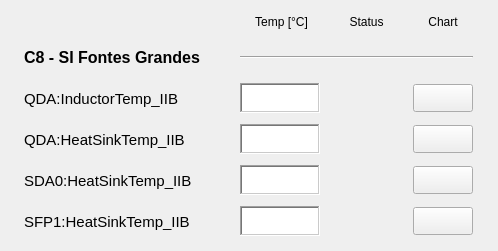
   <widget class="QWidget" name="scrollAreaWidgetContents_23">
    <property name="geometry">
     <rect>
      <x>0</x>
      <y>0</y>
      <width>498</width>
      <height>251</height>
     </rect>
    </property>
    <widget class="QWidget" name="layoutWidget_7">
     <property name="geometry">
      <rect>
       <x>9</x>
       <y>10</y>
       <width>481</width>
       <height>231</height>
      </rect>
     </property>
     <layout class="QGridLayout" name="gridLayout_9">
      <item row="0" column="1">
       <widget class="PyDMLabel" name="PyDMLabel_59">
        <property name="minimumSize">
         <size>
          <width>0</width>
          <height>24</height>
         </size>
        </property>
        <property name="maximumSize">
         <size>
          <width>16777215</width>
          <height>24</height>
         </size>
        </property>
        <property name="toolTip">
         <string/>
        </property>
        <property name="text">
         <string> Temp [°C]</string>
        </property>
        <property name="alignment">
         <set>Qt::AlignCenter</set>
        </property>
       </widget>
      </item>
      <item row="0" column="2">
       <widget class="PyDMLabel" name="PyDMLabel_73">
        <property name="toolTip">
         <string/>
        </property>
        <property name="text">
         <string>Status</string>
        </property>
        <property name="alignment">
         <set>Qt::AlignCenter</set>
        </property>
       </widget>
      </item>
      <item row="0" column="3">
       <widget class="PyDMLabel" name="PyDMLabel_135">
        <property name="toolTip">
         <string/>
        </property>
        <property name="text">
         <string>Chart</string>
        </property>
        <property name="alignment">
         <set>Qt::AlignCenter</set>
        </property>
       </widget>
      </item>
      <item row="1" column="0">
       <widget class="PyDMLabel" name="PyDMLabel_136">
        <property name="minimumSize">
         <size>
          <width>195</width>
          <height>35</height>
         </size>
        </property>
        <property name="maximumSize">
         <size>
          <width>160</width>
          <height>16777215</height>
         </size>
        </property>
        <property name="font">
         <font>
          <pointsize>12</pointsize>
          <weight>75</weight>
          <bold>true</bold>
         </font>
        </property>
        <property name="toolTip">
         <string/>
        </property>
        <property name="text">
         <string>C8 - SI Fontes Grandes</string>
        </property>
       </widget>
      </item>
      <item row="1" column="1" colspan="3">
       <widget class="Line" name="line_16">
        <property name="sizeIncrement">
         <size>
          <width>0</width>
          <height>0</height>
         </size>
        </property>
        <property name="baseSize">
         <size>
          <width>0</width>
          <height>0</height>
         </size>
        </property>
        <property name="autoFillBackground">
         <bool>false</bool>
        </property>
        <property name="frameShadow">
         <enum>QFrame::Sunken</enum>
        </property>
        <property name="lineWidth">
         <number>1</number>
        </property>
        <property name="midLineWidth">
         <number>0</number>
        </property>
        <property name="orientation">
         <enum>Qt::Horizontal</enum>
        </property>
       </widget>
      </item>
      <item row="2" column="1">
       <widget class="PyDMLabel" name="PyDMLabel_80">
        <property name="enabled">
         <bool>true</bool>
        </property>
        <property name="minimumSize">
         <size>
          <width>80</width>
          <height>30</height>
         </size>
        </property>
        <property name="maximumSize">
         <size>
          <width>80</width>
          <height>30</height>
         </size>
        </property>
        <property name="toolTip">
         <string/>
        </property>
        <property name="accessibleDescription">
         <string/>
        </property>
        <property name="layoutDirection">
         <enum>Qt::LeftToRight</enum>
        </property>
        <property name="autoFillBackground">
         <bool>false</bool>
        </property>
        <property name="styleSheet">
         <string notr="true">background-color: qlineargradient(spread:pad, x1:0, y1:0, x2:1, y2:1, stop:0 rgba(255, 255, 255, 255), stop:1 rgba(255, 255, 255, 255));</string>
        </property>
        <property name="frameShape">
         <enum>QFrame::WinPanel</enum>
        </property>
        <property name="frameShadow">
         <enum>QFrame::Sunken</enum>
        </property>
        <property name="alignment">
         <set>Qt::AlignRight|Qt::AlignTrailing|Qt::AlignVCenter</set>
        </property>
        <property name="channel" stdset="0">
         <string>SI-Fam:PS-QDA:InductorTemperatureIIB-Mon</string>
        </property>
       </widget>
      </item>
      <item row="2" column="2">
       <widget class="QLed" name="ledqdainductor">
        <property name="enabled">
         <bool>true</bool>
        </property>
        <property name="sizePolicy">
         <sizepolicy hsizetype="Maximum" vsizetype="Maximum">
          <horstretch>0</horstretch>
          <verstretch>0</verstretch>
         </sizepolicy>
        </property>
        <property name="minimumSize">
         <size>
          <width>51</width>
          <height>35</height>
         </size>
        </property>
        <property name="maximumSize">
         <size>
          <width>51</width>
          <height>35</height>
         </size>
        </property>
        <property name="toolTip">
         <string/>
        </property>
        <property name="state">
         <bool>false</bool>
        </property>
        <property name="onColor">
         <color>
          <red>0</red>
          <green>140</green>
          <blue>0</blue>
         </color>
        </property>
        <property name="shape">
         <enum>QLed::Circle</enum>
        </property>
       </widget>
      </item>
      <item row="2" column="3">
       <widget class="PyDMPushButton" name="PyDMPushButton_69">
        <property name="minimumSize">
         <size>
          <width>60</width>
          <height>28</height>
         </size>
        </property>
        <property name="maximumSize">
         <size>
          <width>60</width>
          <height>28</height>
         </size>
        </property>
        <property name="toolTip">
         <string/>
        </property>
       </widget>
      </item>
      <item row="3" column="1">
       <widget class="PyDMLabel" name="PyDMLabel_137">
        <property name="enabled">
         <bool>true</bool>
        </property>
        <property name="minimumSize">
         <size>
          <width>80</width>
          <height>30</height>
         </size>
        </property>
        <property name="maximumSize">
         <size>
          <width>80</width>
          <height>30</height>
         </size>
        </property>
        <property name="toolTip">
         <string/>
        </property>
        <property name="accessibleDescription">
         <string/>
        </property>
        <property name="layoutDirection">
         <enum>Qt::LeftToRight</enum>
        </property>
        <property name="autoFillBackground">
         <bool>false</bool>
        </property>
        <property name="styleSheet">
         <string notr="true">background-color: qlineargradient(spread:pad, x1:0, y1:0, x2:1, y2:1, stop:0 rgba(255, 255, 255, 255), stop:1 rgba(255, 255, 255, 255));</string>
        </property>
        <property name="frameShape">
         <enum>QFrame::WinPanel</enum>
        </property>
        <property name="frameShadow">
         <enum>QFrame::Sunken</enum>
        </property>
        <property name="alignment">
         <set>Qt::AlignRight|Qt::AlignTrailing|Qt::AlignVCenter</set>
        </property>
        <property name="channel" stdset="0">
         <string>SI-Fam:PS-QDA:HeatSinkTemperatureIIB-Mon</string>
        </property>
       </widget>
      </item>
      <item row="3" column="2">
       <widget class="QLed" name="ledqdaheatsink">
        <property name="sizePolicy">
         <sizepolicy hsizetype="Maximum" vsizetype="Maximum">
          <horstretch>0</horstretch>
          <verstretch>0</verstretch>
         </sizepolicy>
        </property>
        <property name="minimumSize">
         <size>
          <width>51</width>
          <height>35</height>
         </size>
        </property>
        <property name="maximumSize">
         <size>
          <width>51</width>
          <height>35</height>
         </size>
        </property>
        <property name="toolTip">
         <string/>
        </property>
        <property name="state">
         <bool>false</bool>
        </property>
        <property name="onColor">
         <color>
          <red>0</red>
          <green>140</green>
          <blue>0</blue>
         </color>
        </property>
        <property name="shape">
         <enum>QLed::Circle</enum>
        </property>
       </widget>
      </item>
      <item row="3" column="3">
       <widget class="PyDMPushButton" name="PyDMPushButton_70">
        <property name="minimumSize">
         <size>
          <width>60</width>
          <height>28</height>
         </size>
        </property>
        <property name="maximumSize">
         <size>
          <width>60</width>
          <height>28</height>
         </size>
        </property>
        <property name="toolTip">
         <string/>
        </property>
       </widget>
      </item>
      <item row="4" column="1">
       <widget class="PyDMLabel" name="PyDMLabel_138">
        <property name="enabled">
         <bool>true</bool>
        </property>
        <property name="minimumSize">
         <size>
          <width>80</width>
          <height>30</height>
         </size>
        </property>
        <property name="maximumSize">
         <size>
          <width>80</width>
          <height>30</height>
         </size>
        </property>
        <property name="toolTip">
         <string/>
        </property>
        <property name="accessibleDescription">
         <string/>
        </property>
        <property name="layoutDirection">
         <enum>Qt::LeftToRight</enum>
        </property>
        <property name="autoFillBackground">
         <bool>false</bool>
        </property>
        <property name="styleSheet">
         <string notr="true">background-color: qlineargradient(spread:pad, x1:0, y1:0, x2:1, y2:1, stop:0 rgba(255, 255, 255, 255), stop:1 rgba(255, 255, 255, 255));</string>
        </property>
        <property name="frameShape">
         <enum>QFrame::WinPanel</enum>
        </property>
        <property name="frameShadow">
         <enum>QFrame::Sunken</enum>
        </property>
        <property name="alignment">
         <set>Qt::AlignRight|Qt::AlignTrailing|Qt::AlignVCenter</set>
        </property>
        <property name="channel" stdset="0">
         <string>SI-Fam:PS-SDA0:HeatSinkTemperatureIIB-Mon</string>
        </property>
       </widget>
      </item>
      <item row="4" column="2">
       <widget class="QLed" name="ledsda0heatsink">
        <property name="sizePolicy">
         <sizepolicy hsizetype="Maximum" vsizetype="Maximum">
          <horstretch>0</horstretch>
          <verstretch>0</verstretch>
         </sizepolicy>
        </property>
        <property name="minimumSize">
         <size>
          <width>51</width>
          <height>35</height>
         </size>
        </property>
        <property name="maximumSize">
         <size>
          <width>51</width>
          <height>35</height>
         </size>
        </property>
        <property name="toolTip">
         <string/>
        </property>
        <property name="state">
         <bool>false</bool>
        </property>
        <property name="onColor">
         <color>
          <red>0</red>
          <green>140</green>
          <blue>0</blue>
         </color>
        </property>
        <property name="shape">
         <enum>QLed::Circle</enum>
        </property>
       </widget>
      </item>
      <item row="4" column="3">
       <widget class="PyDMPushButton" name="PyDMPushButton_71">
        <property name="minimumSize">
         <size>
          <width>60</width>
          <height>28</height>
         </size>
        </property>
        <property name="maximumSize">
         <size>
          <width>60</width>
          <height>28</height>
         </size>
        </property>
        <property name="toolTip">
         <string/>
        </property>
       </widget>
      </item>
      <item row="5" column="1">
       <widget class="PyDMLabel" name="PyDMLabel_81">
        <property name="enabled">
         <bool>true</bool>
        </property>
        <property name="minimumSize">
         <size>
          <width>80</width>
          <height>30</height>
         </size>
        </property>
        <property name="maximumSize">
         <size>
          <width>80</width>
          <height>30</height>
         </size>
        </property>
        <property name="toolTip">
         <string/>
        </property>
        <property name="accessibleDescription">
         <string/>
        </property>
        <property name="layoutDirection">
         <enum>Qt::LeftToRight</enum>
        </property>
        <property name="autoFillBackground">
         <bool>false</bool>
        </property>
        <property name="styleSheet">
         <string notr="true">background-color: qlineargradient(spread:pad, x1:0, y1:0, x2:1, y2:1, stop:0 rgba(255, 255, 255, 255), stop:1 rgba(255, 255, 255, 255));</string>
        </property>
        <property name="frameShape">
         <enum>QFrame::WinPanel</enum>
        </property>
        <property name="frameShadow">
         <enum>QFrame::Sunken</enum>
        </property>
        <property name="alignment">
         <set>Qt::AlignRight|Qt::AlignTrailing|Qt::AlignVCenter</set>
        </property>
        <property name="channel" stdset="0">
         <string>SI-Fam:PS-SFP1:HeatSinkTemperatureIIB-Mon</string>
        </property>
       </widget>
      </item>
      <item row="5" column="2">
       <widget class="QLed" name="ledsfp1heatsink">
        <property name="enabled">
         <bool>true</bool>
        </property>
        <property name="sizePolicy">
         <sizepolicy hsizetype="Maximum" vsizetype="Maximum">
          <horstretch>0</horstretch>
          <verstretch>0</verstretch>
         </sizepolicy>
        </property>
        <property name="minimumSize">
         <size>
          <width>51</width>
          <height>35</height>
         </size>
        </property>
        <property name="maximumSize">
         <size>
          <width>51</width>
          <height>35</height>
         </size>
        </property>
        <property name="toolTip">
         <string/>
        </property>
        <property name="state">
         <bool>false</bool>
        </property>
        <property name="onColor">
         <color>
          <red>0</red>
          <green>140</green>
          <blue>0</blue>
         </color>
        </property>
        <property name="shape">
         <enum>QLed::Circle</enum>
        </property>
       </widget>
      </item>
      <item row="5" column="3">
       <widget class="PyDMPushButton" name="PyDMPushButton_72">
        <property name="minimumSize">
         <size>
          <width>60</width>
          <height>28</height>
         </size>
        </property>
        <property name="maximumSize">
         <size>
          <width>60</width>
          <height>28</height>
         </size>
        </property>
        <property name="toolTip">
         <string/>
        </property>
       </widget>
      </item>
      <item row="3" column="0">
       <widget class="PyDMLabel" name="PyDMLabel_139">
        <property name="minimumSize">
         <size>
          <width>195</width>
          <height>35</height>
         </size>
        </property>
        <property name="maximumSize">
         <size>
          <width>172</width>
          <height>16777215</height>
         </size>
        </property>
        <property name="font">
         <font>
          <pointsize>11</pointsize>
         </font>
        </property>
        <property name="toolTip">
         <string/>
        </property>
        <property name="text">
         <string>QDA:HeatSinkTemp_IIB</string>
        </property>
       </widget>
      </item>
      <item row="2" column="0">
       <widget class="PyDMLabel" name="PyDMLabel_82">
        <property name="minimumSize">
         <size>
          <width>195</width>
          <height>0</height>
         </size>
        </property>
        <property name="maximumSize">
         <size>
          <width>172</width>
          <height>16777215</height>
         </size>
        </property>
        <property name="font">
         <font>
          <pointsize>11</pointsize>
         </font>
        </property>
        <property name="toolTip">
         <string/>
        </property>
        <property name="text">
         <string>QDA:InductorTemp_IIB</string>
        </property>
       </widget>
      </item>
      <item row="5" column="0">
       <widget class="PyDMLabel" name="pvk1temp2_4">
        <property name="minimumSize">
         <size>
          <width>190</width>
          <height>35</height>
         </size>
        </property>
        <property name="maximumSize">
         <size>
          <width>190</width>
          <height>35</height>
         </size>
        </property>
        <property name="baseSize">
         <size>
          <width>0</width>
          <height>0</height>
         </size>
        </property>
        <property name="font">
         <font>
          <pointsize>11</pointsize>
         </font>
        </property>
        <property name="toolTip">
         <string>&lt;html&gt;&lt;head/&gt;&lt;body&gt;&lt;p align=&quot;center&quot;&gt;&lt;br/&gt;&lt;/p&gt;&lt;/body&gt;&lt;/html&gt;</string>
        </property>
        <property name="layoutDirection">
         <enum>Qt::LeftToRight</enum>
        </property>
        <property name="autoFillBackground">
         <bool>false</bool>
        </property>
        <property name="styleSheet">
         <string notr="true">color:black(52, 101, 164)</string>
        </property>
        <property name="text">
         <string>SFP1:HeatSinkTemp_IIB</string>
        </property>
        <property name="alignment">
         <set>Qt::AlignLeading|Qt::AlignLeft|Qt::AlignVCenter</set>
        </property>
        <property name="margin">
         <number>0</number>
        </property>
       </widget>
      </item>
      <item row="4" column="0">
       <widget class="PyDMLabel" name="pvk1temp2_5">
        <property name="minimumSize">
         <size>
          <width>190</width>
          <height>35</height>
         </size>
        </property>
        <property name="maximumSize">
         <size>
          <width>190</width>
          <height>35</height>
         </size>
        </property>
        <property name="baseSize">
         <size>
          <width>0</width>
          <height>0</height>
         </size>
        </property>
        <property name="font">
         <font>
          <pointsize>11</pointsize>
         </font>
        </property>
        <property name="toolTip">
         <string>&lt;html&gt;&lt;head/&gt;&lt;body&gt;&lt;p align=&quot;center&quot;&gt;&lt;br/&gt;&lt;/p&gt;&lt;/body&gt;&lt;/html&gt;</string>
        </property>
        <property name="layoutDirection">
         <enum>Qt::LeftToRight</enum>
        </property>
        <property name="autoFillBackground">
         <bool>false</bool>
        </property>
        <property name="styleSheet">
         <string notr="true">color:black(52, 101, 164)</string>
        </property>
        <property name="text">
         <string>SDA0:HeatSinkTemp_IIB</string>
        </property>
        <property name="alignment">
         <set>Qt::AlignLeading|Qt::AlignLeft|Qt::AlignVCenter</set>
        </property>
        <property name="margin">
         <number>0</number>
        </property>
       </widget>
      </item>
     </layout>
    </widget>
   </widget>
